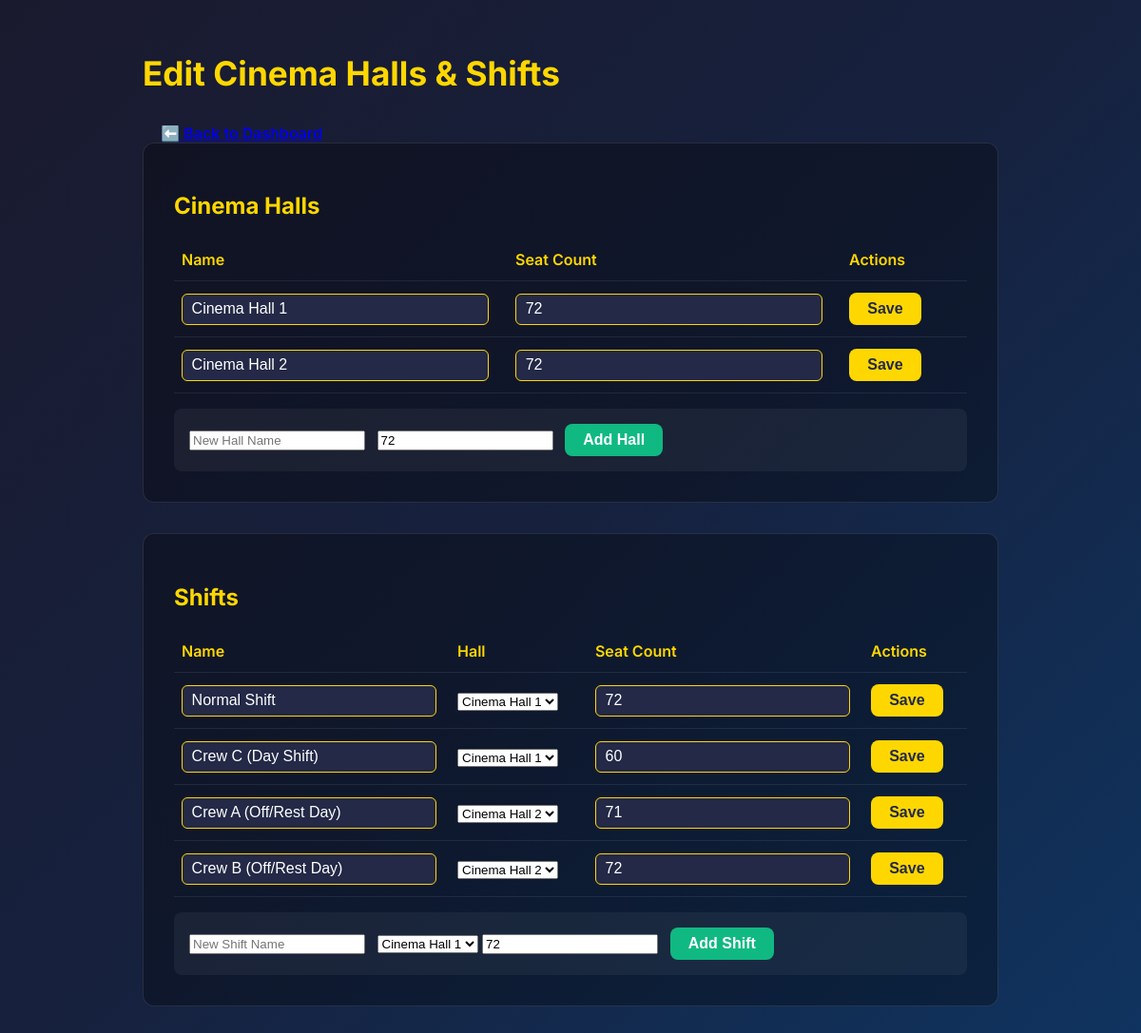
Page /edit-halls-shifts.php (signed in) on the earlier database version.
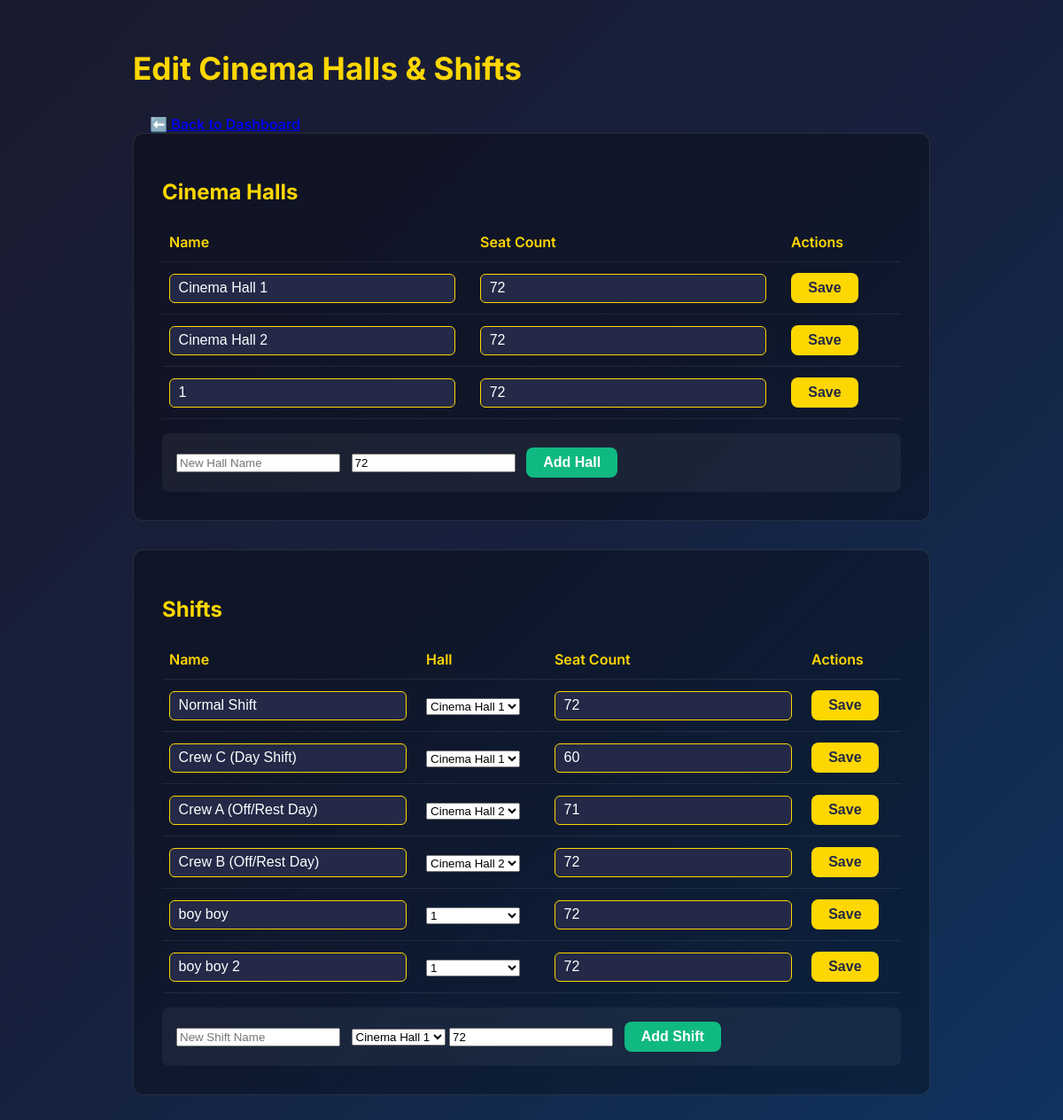
Same page on the later database version.
### tables this page shows
CREATE TABLE `cinema_halls` (
  `id` int(11) NOT NULL,
  `hall_name` varchar(100) NOT NULL,
  `max_attendees_per_booking` int(11) NOT NULL,
  `total_seats` int(11) NOT NULL,
  `is_active` tinyint(1) NOT NULL,
  `created_at` timestamp NOT NULL DEFAULT current_timestamp(),
  `updated_at` timestamp NOT NULL DEFAULT current_timestamp() ON UPDATE current_timestamp()
);

CREATE TABLE `shifts` (
  `id` int(11) NOT NULL,
  `hall_id` int(11) NOT NULL,
  `shift_name` varchar(100) NOT NULL,
  `shift_code` varchar(20) NOT NULL,
  `seat_prefix` varchar(5) NOT NULL,
  `seat_count` int(11) NOT NULL,
  `start_time` time NOT NULL,
  `end_time` time NOT NULL,
  `is_active` tinyint(1) NOT NULL,
  `created_at` timestamp NOT NULL DEFAULT current_timestamp()
);

### edit-halls-shifts.php (the view, shortened to what this page needs)
<?php
$pdo = getDBConnection();
$settingsStmt = $pdo->prepare("SELECT setting_key, setting_value FROM event_settings WHERE is_public = 1");
$settingsStmt->execute();
$settings = [];
while ($row = $settingsStmt->fetch()) {
    $settings[$row['setting_key']] = $row['setting_value'];
}
$halls = $pdo->query("SELECT * FROM cinema_halls WHERE is_active = 1 ORDER BY id")->fetchAll();
$shifts = $pdo->query("SELECT * FROM shifts WHERE is_active = 1 ORDER BY hall_id, id")->fetchAll();
?>
<!DOCTYPE html>
<html lang="en">
<head>
    <link rel="stylesheet" href="https://cdnjs.cloudflare.com/ajax/libs/font-awesome/6.0.0/css/all.min.css">
</head>
<body>
<div class="container">
    <h1>Edit Cinema Halls & Shifts</h1>
    <a href="admin-dashboard.php" class="btn btn-secondary" style="margin-bottom:2rem;">⬅️ Back to Dashboard</a>
    <div class="section">
        <h2 style="color:#ffd700;">Cinema Halls</h2>
        <table>
            <tr><th>Name</th><th>Seat Count</th><th>Actions</th></tr>
            <?php foreach ($halls as $hall): ?>
            <tr data-hall-id="<?= $hall['id'] ?>">
                <td><input type="text" value="<?= htmlspecialchars($hall['hall_name']) ?>" class="hall-name"></td>
                <td><input type="number" value="<?= (int)$hall['total_seats'] ?>" min="1" class="hall-seats"></td>
                <td>
                    <button class="btn btn-primary btn-save-hall">Save</button>
                </td>
            </tr>
            <?php endforeach; ?>
        </table>
        <div class="add-row">
            <input type="text" placeholder="New Hall Name" id="newHallName">
                                            <input type="number" placeholder="Seats" id="newHallSeats" min="1" value="<?php echo $settings['default_seat_count'] ?? 72; ?>">
            <button class="btn btn-success" id="addHallBtn">Add Hall</button>
        </div>
    </div>
    <div class="section">
        <h2 style="color:#ffd700;">Shifts</h2>
        <table>
            <tr><th>Name</th><th>Hall</th><th>Seat Count</th><th>Actions</th></tr>
            <?php foreach ($shifts as $shift): ?>
            <tr data-shift-id="<?= $shift['id'] ?>">
                <td><input type="text" value="<?= htmlspecialchars($shift['shift_name']) ?>" class="shift-name"></td>
                <td>
                    <select class="shift-hall">
                        <?php foreach ($halls as $hall): ?>
                        <option value="<?= $hall['id'] ?>" <?= $hall['id'] == $shift['hall_id'] ? 'selected' : '' ?>><?= htmlspecialchars($hall['hall_name']) ?></option>
                        <?php endforeach; ?>
                    </select>
                </td>
                <td><input type="number" value="<?= (int)$shift['seat_count'] ?>" min="1" class="shift-seats"></td>
                <td>
                    <button class="btn btn-primary btn-save-shift">Save</button>
                </td>
            </tr>
            <?php endforeach; ?>
        </table>
        <div class="add-row">
            <input type="text" placeholder="New Shift Name" id="newShiftName">
            <select id="newShiftHall">
                <?php foreach ($halls as $hall): ?>
                <option value="<?= $hall['id'] ?>"><?= htmlspecialchars($hall['hall_name']) ?></option>
                <?php endforeach; ?>
            </select>
            <input type="number" placeholder="Seats" id="newShiftSeats" min="1" value="<?php echo $settings['default_seat_count'] ?? 72; ?>">
            <button class="btn btn-success" id="addShiftBtn">Add Shift</button>
        </div>
    </div>
</div>
</body>
</html>

Differences in the rows shown:
added cinema_halls: hall_name "1", total_seats "72"
added shifts: shift_name "boy boy", hall.hall_name "1", seat_count "72"
added shifts: shift_name "boy boy 2", hall.hall_name "1", seat_count "72"
